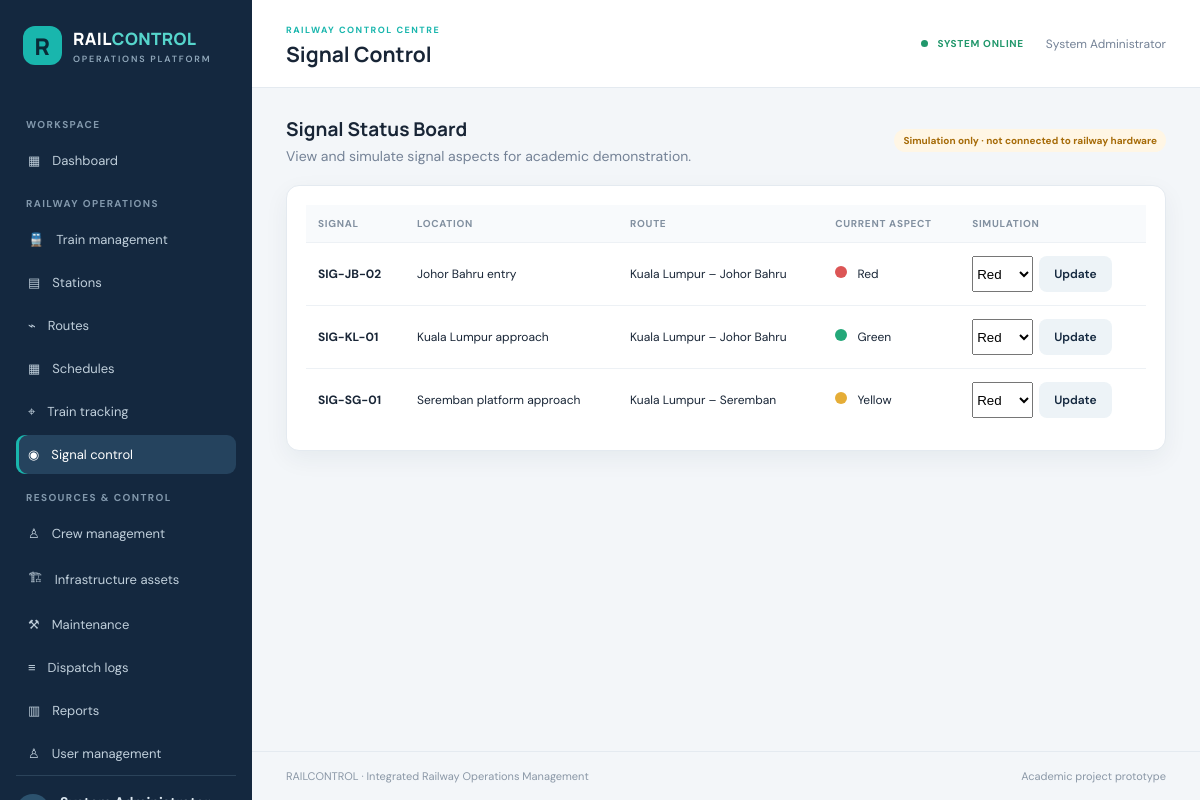
The page /signals/index.php (signed in) on the database its author committed.
### tables this page shows
CREATE TABLE signals (
  id INT AUTO_INCREMENT PRIMARY KEY,
  signal_code VARCHAR(20) NOT NULL UNIQUE,
  route_id INT NULL,
  location_description VARCHAR(120) NOT NULL,
  signal_aspect ENUM('Red','Yellow','Green') NOT NULL DEFAULT 'Red',
  updated_at TIMESTAMP DEFAULT CURRENT_TIMESTAMP ON UPDATE CURRENT_TIMESTAMP,
  FOREIGN KEY (route_id) REFERENCES routes(id) ON DELETE SET NULL
);

CREATE TABLE routes (
  id INT AUTO_INCREMENT PRIMARY KEY,
  route_code VARCHAR(20) NOT NULL UNIQUE,
  route_name VARCHAR(120) NOT NULL,
  origin_station_id INT NOT NULL,
  destination_station_id INT NOT NULL,
  distance_km DECIMAL(8,2) NOT NULL DEFAULT 0,
  status ENUM('Active','Suspended') NOT NULL DEFAULT 'Active',
  FOREIGN KEY (origin_station_id) REFERENCES stations(id),
  FOREIGN KEY (destination_station_id) REFERENCES stations(id)
);

### config/app.php (called while the page is built, shortened)
<?php
function e($value): string
{
    return htmlspecialchars(
        (string) $value,
        ENT_QUOTES,
        'UTF-8'
    );
}
function current_user(): array
{
    return $_SESSION['user'] ?? [];
}
function can_manage(): bool
{
    return in_array(
        current_user()['role'] ?? '',
        [
            'Administrator',
            'Dispatcher',
            'Engineer'
        ],
        true
    );
}

### signals/index.php (the view, shortened to what this page needs)
<?php
require_once __DIR__ . '/../config/app.php';
$rows = $pdo->query(
    "SELECT
        s.*,
        r.route_name
     FROM signals s
     LEFT JOIN routes r
        ON s.route_id = r.id
     ORDER BY s.signal_code"
)->fetchAll();
require __DIR__ . '/../includes/header.php';
?>
<div class="page-intro">
    <div>
        <h2>Signal Status Board</h2>
        <p>
            View and simulate signal aspects for academic demonstration.
        </p>
    </div>
    <span class="badge badge-amber">
        Simulation only · not connected to railway hardware
    </span>
</div>
<section class="card">
    <div class="table-wrap">
        <table>
            <tr>
                <th>Signal</th>
                <th>Location</th>
                <th>Route</th>
                <th>Current aspect</th>
                <th>Simulation</th>
            </tr>
            <?php foreach ($rows as $row): ?>
                <tr>
                    <td>
                        <b>
                            <?= e($row['signal_code']) ?>
                        </b>
                    </td>
                    <td>
                        <?= e($row['location_description']) ?>
                    </td>
                    <td>
                        <?= e($row['route_name'] ?? '—') ?>
                    </td>
                    <td>
                        <span
                            class="signal-light signal-<?= strtolower($row['signal_aspect']) ?>"
                        ></span>
                        <?= e($row['signal_aspect']) ?>
                    </td>
                    <td>
                        <?php if (can_manage()): ?>
                            <form
                                method="post"
                                style="display:flex; gap:6px"
                            >
                                <select name="aspect">
                                    <option>Red</option>
                                </select>
                                <button class="btn btn-light">
                                    Update
                                </button>
                            </form>
                        <?php else: ?>
                            View only
                        <?php endif; ?>
                    </td>
                </tr>
            <?php endforeach; ?>
        </table>
    </div>
</section>
<?php
require __DIR__ . '/../includes/footer.php';
?>

### assets/css/style.css (style rules this page uses)
:root { --navy:#14283f;--navy2:#1d3854;--teal:#19b6ad;--bg:#f3f6f9;--white:#fff;--ink:#182536;--muted:#748296;--line:#e4eaf0;--red:#d9534f;--amber:#e5a32c;--green:#21976b;--shadow:0 8px 24px rgba(24,45,70,.06) }
* { box-sizing:border-box }
body { margin:0;background:var(--bg);color:var(--ink);font:14px 'DM Sans',sans-serif }
.page-intro { display:flex;justify-content:space-between;align-items:center;margin-bottom:20px }
.page-intro p { color:var(--muted);margin:5px 0 0 }
.page-intro h2 { font:700 19px Manrope;margin:0 }
.btn { border:0;border-radius:8px;padding:10px 15px;background:var(--navy2);color:white;text-decoration:none;font:600 12px 'DM Sans';cursor:pointer;display:inline-flex;align-items:center;gap:7px }
.btn-light { background:#edf3f7;color:var(--navy) }
.card { background:#fff;border:1px solid var(--line);border-radius:13px;padding:19px;box-shadow:var(--shadow);margin-bottom:18px }
.table-wrap { overflow-x:auto }
table { border-collapse:collapse;width:100%;min-width:650px }
th { text-align:left;font-size:10px;letter-spacing:.7px;text-transform:uppercase;color:#8290a0;background:#f8fafc;padding:12px }
td { padding:13px 12px;border-top:1px solid #edf1f5;font-size:12px }
.badge { display:inline-block;border-radius:20px;padding:5px 9px;font-size:10px;font-weight:700;background:#edf2f6;color:#526174 }
.badge-amber { background:#fff6e5;color:#a66b08 }
.signal-light { display:inline-block;width:12px;height:12px;border-radius:50%;margin-right:7px }
.signal-red { background:#dc5555 }
.signal-yellow { background:#e5ad37 }
.signal-green { background:#24a879 }

### rows shown on the page
signals: signal_code "SIG-JB-02", location_description "Johor Bahru entry", route.route_name "Kuala Lumpur – Johor Bahru", signal_aspect "Red"
signals: signal_code "SIG-KL-01", location_description "Kuala Lumpur approach", route.route_name "Kuala Lumpur – Johor Bahru", signal_aspect "Green"
signals: signal_code "SIG-SG-01", location_description "Seremban platform approach", route.route_name "Kuala Lumpur – Seremban", signal_aspect "Yellow"

### other values the page prints
$pageTitle "Signal Control"
current_user()['full_name'] "System Administrator"
